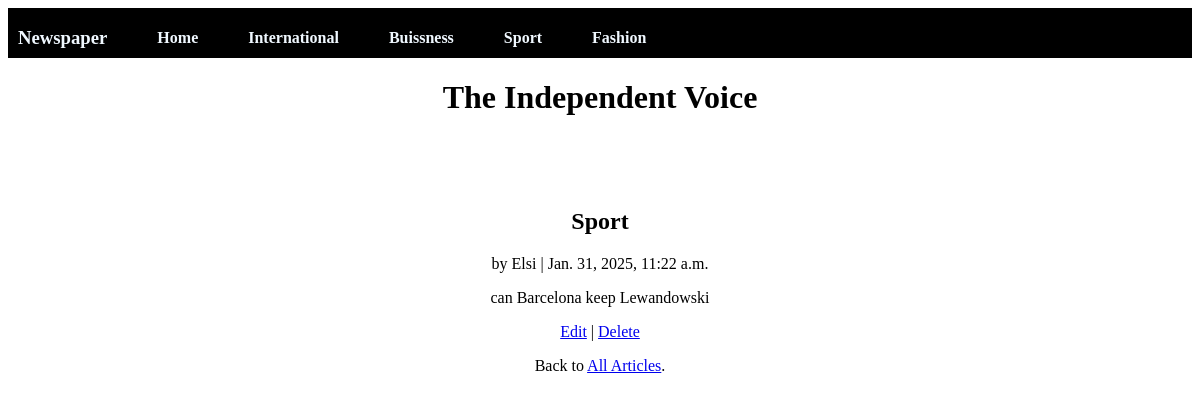
Screenshot of /3/ with the database file from the repository.
### articles/models.py (models this page shows, shortened)
class Article(models.Model):
    title = models.CharField(max_length=150)
    body = models.TextField()
    date = models.DateTimeField(auto_now_add=True)
    author = models.ForeignKey(
        get_user_model(),
        on_delete= models.CASCADE
    )

### articles/views.py (the view)
# urls.py: path("<int:pk>/", DetailListView.as_view(), name="detail"),
class  DetailListView(DetailView):
    model = Article
    template_name = "articles/detail.html"

### articles/templates/articles/detail.html (shortened to what this page needs)
{% extends 'articles/home.html' %}
{% load static %}
{% block body %}
<div class="article-entry">
    <h2>{{ object.title }}</h2>
    <p>by {{ object.author }} | {{ object.date }}</p>
    <p>{{ object.body }}</p>
    <p><a href="{% url 'edit' article.pk %}">Edit</a> |
    <a href="{% url 'delete' article.pk %}">Delete</a></p>
    <p>Back to <a href="{% url 'list' %}">All Articles</a>.</p>
</div>
{% endblock %}

### articles/static/articles/home.css (style rules this page uses)
.article-entry { padding: 50px; text-align: center; }

### rows the page displays
Article: title "Sport", author "Elsi", date "Jan. 31, 2025, 11:22 a.m.", body "can Barcelona keep Lewandowski"
